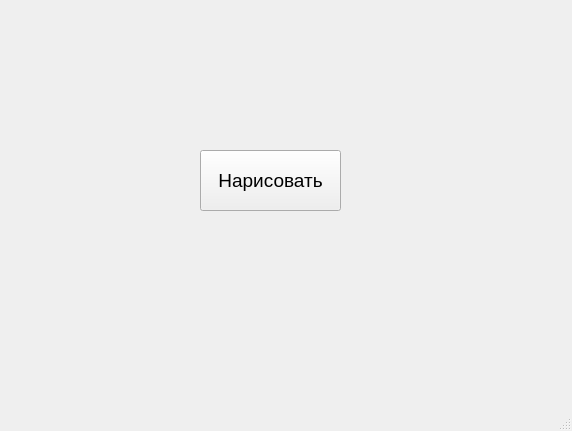
<?xml version="1.0" encoding="UTF-8"?>
<ui version="4.0">
 <class>MainWindow</class>
 <widget class="QMainWindow" name="MainWindow">
  <property name="geometry">
   <rect>
    <x>0</x>
    <y>0</y>
    <width>572</width>
    <height>431</height>
   </rect>
  </property>
  <property name="windowTitle">
   <string>MainWindow</string>
  </property>
  <widget class="QWidget" name="centralwidget">
   <widget class="QPushButton" name="drawBtn">
    <property name="geometry">
     <rect>
      <x>200</x>
      <y>150</y>
      <width>141</width>
      <height>61</height>
     </rect>
    </property>
    <property name="font">
     <font>
      <pointsize>14</pointsize>
     </font>
    </property>
    <property name="text">
     <string>Нарисовать</string>
    </property>
   </widget>
  </widget>
  <widget class="QMenuBar" name="menubar">
   <property name="geometry">
    <rect>
     <x>0</x>
     <y>0</y>
     <width>572</width>
     <height>21</height>
    </rect>
   </property>
  </widget>
  <widget class="QStatusBar" name="statusbar"/>
 </widget>
 <resources/>
 <connections/>
</ui>
